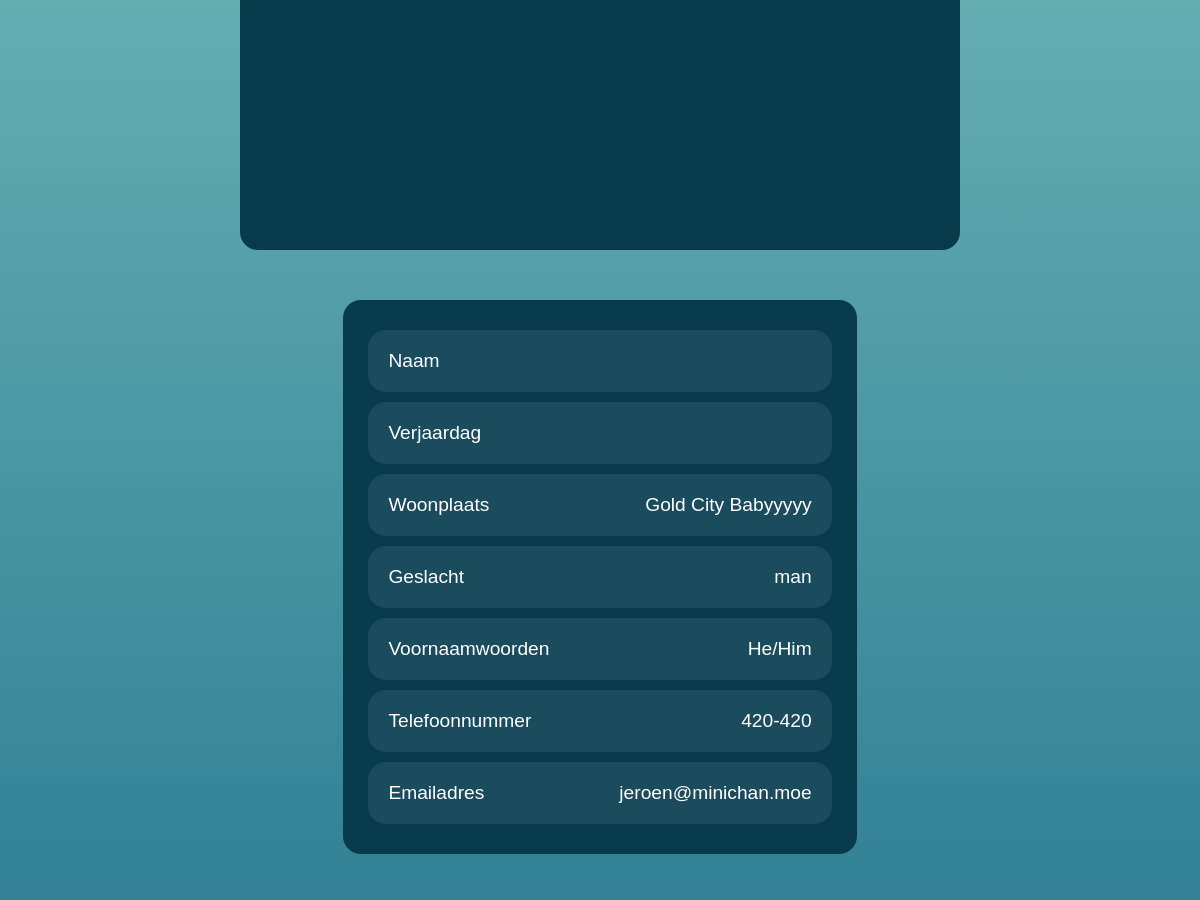
Before: /profiles/Jeroen (signed in, middle part) with the older database file.
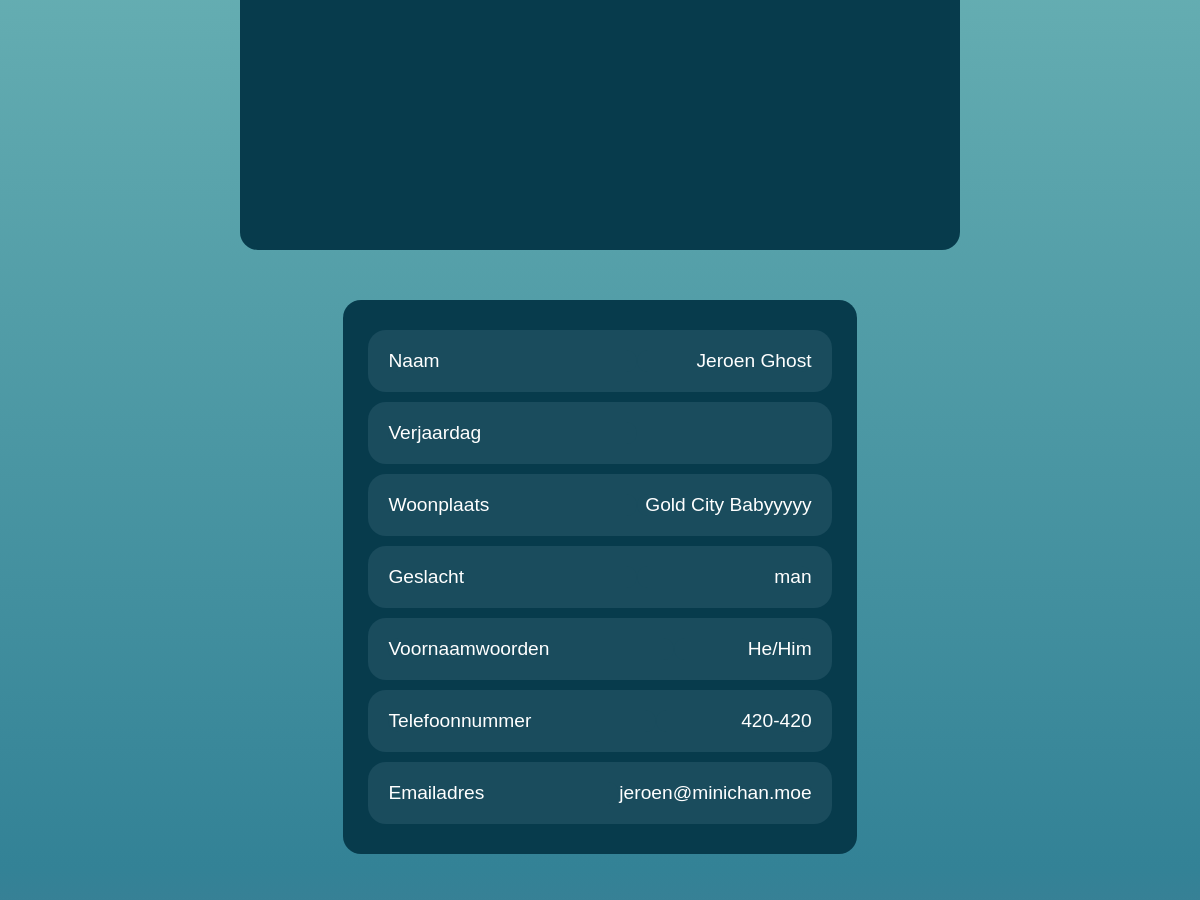
After: the same page with the newer database file.
### user_profiles/models.py (models this page shows, shortened)
class User(AbstractUser):
    GENDERS = [
        ('geheim', 'Geheim'),
        ('vrouw', 'Vrouwelijk'),
        ('man', 'Mannelijk'),
        ('nb', 'Non-Binair'),
    ]
    pfp = models.ImageField(upload_to='profile_pics/', blank=True, null=True)
    city = models.CharField(max_length=100)
    birthday = models.DateField(default=datetime.datetime.now())
    gender = models.CharField(max_length=10, choices=GENDERS)
    pronouns = models.CharField(max_length=15, blank=True)
    number = models.CharField(max_length=12)
    bio = models.TextField(max_length=1000, blank=True)
    trivia1 = models.CharField(max_length=100, blank=True)
    trivia2 = models.CharField(max_length=100, blank=True)
    trivia3 = models.CharField(max_length=100, blank=True)
    trivia4 = models.CharField(max_length=100, blank=True)
    trivia5 = models.CharField(max_length=100, blank=True)
    def __getitem__(self, key):
        return getattr(self, key)

### user_profiles/views.py (the view)
# urls.py: path('<str:current_name>', profile_view, name='profile'),
@login_required
def profile_view(request, current_name):
    user = None
    try:
        user = User.objects.get(username__iexact=current_name)
    except User.DoesNotExist:
        return render(request, '404.html')
    return render(request, 'profile.html', {'user': user})

### user_profiles/templates/profile.html (shortened to what this page needs)
{% extends 'core/base.html' %}
{% load static from static %}
{% block head %}
<link rel="stylesheet" href="{% static 'styles.css' %}">
{% endblock %}
{% block content %}
<div id="main-content">
    <div id="profile-container">
        <div class="profile-row" id="row1">
            <div class="rounded-card" id="profile-pfp">
                <img src="" alt="Profile picture of {{ user.username }}" />
            </div>
            <div class="rounded-card" id="profile-info">
                <div class="info">
                    <div class="profile-info-box-q" id="profile-name">Naam</div>
                    <div class="profile-info-box" id="profile-name">{{ user.first_name }} {{user.last_name}}</div>
                </div>
                <div class="info">
                    <div class="profile-info-box-q" id="profile-age">Verjaardag</div>
                </div>
                <div class="info">
                    <div class="profile-info-box-q" id="profile-city">Woonplaats</div>
                    <div class="profile-info-box" id="profile-city">{{ user.city }}</div>
                </div>
                <div class="info">
                    <div class="profile-info-box-q" id="profile-gender">Geslacht</div>
                    <div class="profile-info-box" id="profile-gender">{{ user.gender }}</div>
                </div>
                <div class="info">
                    <div class="profile-info-box-q" id="profile-gender">Voornaamwoorden</div>
                    <div class="profile-info-box" id="profile-gender">{{ user.pronouns }}</div>
                </div>
                <div class="info">
                    <div class="profile-info-box-q" id="profile-gender">Telefoonnummer</div>
                    <div class="profile-info-box" id="profile-gender">{{ user.number }}</div>
                </div>
                <div class="info">
                    <div class="profile-info-box-q" id="profile-gender">Emailadres</div>
                    <div class="profile-info-box" id="profile-gender">{{ user.email }}</div>
                </div>
            </div>
        </div>
    </div>
</div>
{% endblock %}

Changed rows visible on the page:
changed User "Gold City Babyyyyy": first_name (not shown) → "Jeroen"; last_name (not shown) → "Ghost"
